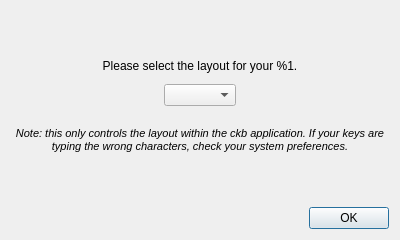
<?xml version="1.0" encoding="UTF-8"?>
<ui version="4.0">
 <class>LayoutDialog</class>
 <widget class="QDialog" name="LayoutDialog">
  <property name="geometry">
   <rect>
    <x>0</x>
    <y>0</y>
    <width>400</width>
    <height>240</height>
   </rect>
  </property>
  <property name="windowTitle">
   <string>Keyboard Layout</string>
  </property>
  <layout class="QGridLayout" name="gridLayout">
   <item row="6" column="0" colspan="3">
    <spacer name="verticalSpacer">
     <property name="orientation">
      <enum>Qt::Vertical</enum>
     </property>
     <property name="sizeHint" stdset="0">
      <size>
       <width>20</width>
       <height>40</height>
      </size>
     </property>
    </spacer>
   </item>
   <item row="0" column="1">
    <spacer name="verticalSpacer_3">
     <property name="orientation">
      <enum>Qt::Vertical</enum>
     </property>
     <property name="sizeType">
      <enum>QSizePolicy::Expanding</enum>
     </property>
     <property name="sizeHint" stdset="0">
      <size>
       <width>20</width>
       <height>40</height>
      </size>
     </property>
    </spacer>
   </item>
   <item row="7" column="0" colspan="3">
    <widget class="QDialogButtonBox" name="buttonBox">
     <property name="orientation">
      <enum>Qt::Horizontal</enum>
     </property>
     <property name="standardButtons">
      <set>QDialogButtonBox::Ok</set>
     </property>
    </widget>
   </item>
   <item row="1" column="0" colspan="3">
    <widget class="QLabel" name="label">
     <property name="text">
      <string>Please select the layout for your %1.</string>
     </property>
     <property name="alignment">
      <set>Qt::AlignCenter</set>
     </property>
    </widget>
   </item>
   <item row="3" column="2">
    <spacer name="horizontalSpacer_2">
     <property name="orientation">
      <enum>Qt::Horizontal</enum>
     </property>
     <property name="sizeHint" stdset="0">
      <size>
       <width>40</width>
       <height>20</height>
      </size>
     </property>
    </spacer>
   </item>
   <item row="4" column="1">
    <spacer name="verticalSpacer_2">
     <property name="orientation">
      <enum>Qt::Vertical</enum>
     </property>
     <property name="sizeType">
      <enum>QSizePolicy::Fixed</enum>
     </property>
     <property name="sizeHint" stdset="0">
      <size>
       <width>20</width>
       <height>15</height>
      </size>
     </property>
    </spacer>
   </item>
   <item row="3" column="0">
    <spacer name="horizontalSpacer">
     <property name="orientation">
      <enum>Qt::Horizontal</enum>
     </property>
     <property name="sizeHint" stdset="0">
      <size>
       <width>40</width>
       <height>20</height>
      </size>
     </property>
    </spacer>
   </item>
   <item row="3" column="1">
    <widget class="QComboBox" name="comboBox"/>
   </item>
   <item row="5" column="0" colspan="3">
    <widget class="QLabel" name="label_2">
     <property name="font">
      <font>
       <pointsize>8</pointsize>
       <italic>true</italic>
      </font>
     </property>
     <property name="text">
      <string>Note: this only controls the layout within the ckb application. If your keys are typing the wrong characters, check your system preferences.</string>
     </property>
     <property name="alignment">
      <set>Qt::AlignCenter</set>
     </property>
     <property name="wordWrap">
      <bool>true</bool>
     </property>
    </widget>
   </item>
   <item row="2" column="1">
    <spacer name="verticalSpacer_4">
     <property name="orientation">
      <enum>Qt::Vertical</enum>
     </property>
     <property name="sizeType">
      <enum>QSizePolicy::Fixed</enum>
     </property>
     <property name="sizeHint" stdset="0">
      <size>
       <width>20</width>
       <height>5</height>
      </size>
     </property>
    </spacer>
   </item>
  </layout>
 </widget>
 <tabstops>
  <tabstop>comboBox</tabstop>
 </tabstops>
 <resources/>
 <connections>
  <connection>
   <sender>buttonBox</sender>
   <signal>accepted()</signal>
   <receiver>LayoutDialog</receiver>
   <slot>accept()</slot>
   <hints>
    <hint type="sourcelabel">
     <x>248</x>
     <y>254</y>
    </hint>
    <hint type="destinationlabel">
     <x>157</x>
     <y>274</y>
    </hint>
   </hints>
  </connection>
  <connection>
   <sender>buttonBox</sender>
   <signal>rejected()</signal>
   <receiver>LayoutDialog</receiver>
   <slot>reject()</slot>
   <hints>
    <hint type="sourcelabel">
     <x>316</x>
     <y>260</y>
    </hint>
    <hint type="destinationlabel">
     <x>286</x>
     <y>274</y>
    </hint>
   </hints>
  </connection>
 </connections>
</ui>
